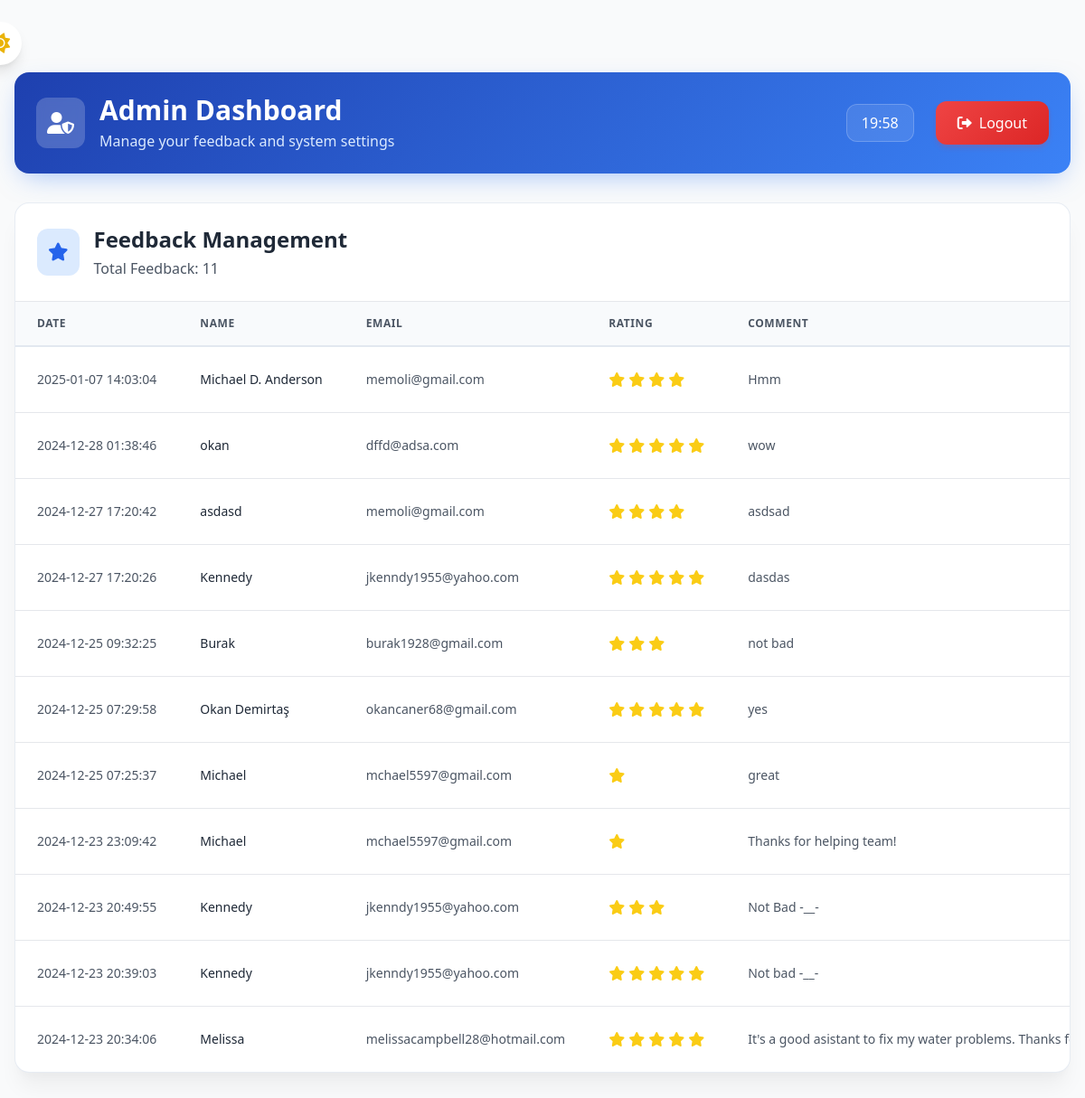
Page /admin (signed in) on the committed database.
### tables this page shows
CREATE TABLE feedback (
            id INTEGER PRIMARY KEY AUTOINCREMENT,
            name TEXT,
            email TEXT,
            rating INTEGER,
            comments TEXT,
            timestamp DATETIME DEFAULT CURRENT_TIMESTAMP,
            status TEXT DEFAULT 'pending'
        );

### app.py (the view)
@app.route('/admin')
@login_required
def admin():
    try:
        if 'user_id' not in session:
            flash('Please log in to access the admin panel.', 'error')
            return redirect(url_for('login'))
        conn = sqlite3.connect('feedback.db')
        c = conn.cursor()
        feedbacks = c.execute('''
            SELECT id, name, email, rating, comments, timestamp
            FROM feedback
            ORDER BY timestamp DESC
        ''').fetchall()
        feedback_list = []
        for f in feedbacks:
            feedback_list.append({
                'id': f[0],
                'name': f[1],
                'email': f[2],
                'rating': f[3],
                'comments': f[4],
                'timestamp': f[5]
            })
        conn.close()
        return render_template('admin.html', feedbacks=feedback_list)
    except Exception as e:
        logger.error(f"Error in admin endpoint: {str(e)}")
        flash('An error occurred while loading the admin panel', 'error')
        return redirect(url_for('index'))

### app.py (called while the page is built)
@app.context_processor
def utility_processor():
    return dict(get_text=get_text)

def login_required(f):
    @wraps(f)
    def decorated_function(*args, **kwargs):
        if 'user_id' not in session:
            flash('Please log in to access this page', 'error')
            return redirect(url_for('login'))
        return f(*args, **kwargs)
    return decorated_function

@app.context_processor
def utility_processor():
    return dict(get_text=get_text)

def generate_csrf_token():
    if 'csrf_token' not in session:
        session['csrf_token'] = secrets.token_hex(32)
    return session['csrf_token']

### templates/admin.html (shortened to what this page needs)
<!DOCTYPE html>
<html lang="en">
<head>
    {% include 'components/head.html' %}
</head>
<body class="min-h-screen bg-gray-50 dark:bg-gray-900">
    {% include 'components/theme-toggle.html' %}
    <div class="container mx-auto px-4 py-8 max-w-7xl">
        <div class="admin-header rounded-2xl p-6 mb-8">
            <div class="flex justify-between items-center">
                <div class="flex items-center space-x-4">
                    <div class="p-3 bg-white bg-opacity-20 rounded-xl backdrop-blur-sm">
                        <i class="fas fa-user-shield text-2xl text-white"></i>
                    </div>
                    <div>
                        <h1 class="text-3xl font-bold text-white mb-1">
                            Admin Dashboard
                        </h1>
                        <p class="text-blue-100">
                            Manage your feedback and system settings
                        </p>
                    </div>
                </div>
                <div class="flex items-center space-x-6">
                    <span id="session-timer" class="session-timer px-4 py-2 rounded-xl"></span>
                    <button onclick="logout()" class="luxury-button text-white px-6 py-3 rounded-xl flex items-center space-x-2">
                        <i class="fas fa-sign-out-alt"></i>
                        <span>Logout</span>
                    </button>
                </div>
            </div>
        </div>
        <div class="feedback-card rounded-2xl overflow-hidden">
            <div class="p-6 border-b border-gray-200 dark:border-gray-700">
                <div class="flex justify-between items-center">
                    <div class="flex items-center space-x-4">
                        <div class="p-3 bg-blue-100 dark:bg-blue-900 rounded-xl">
                            <i class="fas fa-star text-blue-600 dark:text-blue-400 text-xl"></i>
                        </div>
                        <div>
                            <h2 class="text-2xl font-bold text-gray-800 dark:text-white mb-1">
                                Feedback Management
                            </h2>
                            <p class="text-gray-600 dark:text-gray-400">
                                Total Feedback: {{ feedbacks|length }}
                            </p>
                        </div>
                    </div>
                </div>
            </div>
            <div class="overflow-x-auto">
                <table class="w-full">
                    <thead class="table-header">
                        <tr>
                            <th class="px-6 py-4 text-left text-xs font-semibold text-gray-600 dark:text-gray-300 uppercase tracking-wider">Date</th>
                            <th class="px-6 py-4 text-left text-xs font-semibold text-gray-600 dark:text-gray-300 uppercase tracking-wider">Name</th>
                            <th class="px-6 py-4 text-left text-xs font-semibold text-gray-600 dark:text-gray-300 uppercase tracking-wider">Email</th>
                            <th class="px-6 py-4 text-left text-xs font-semibold text-gray-600 dark:text-gray-300 uppercase tracking-wider">Rating</th>
                            <th class="px-6 py-4 text-left text-xs font-semibold text-gray-600 dark:text-gray-300 uppercase tracking-wider">Comment</th>
                        </tr>
                    </thead>
                    <tbody class="divide-y divide-gray-200 dark:divide-gray-700">
                        {% for feedback in feedbacks %}
                        <tr class="table-row">
                            <td class="px-6 py-4 whitespace-nowrap text-sm text-gray-600 dark:text-gray-400">
                                {{ feedback.timestamp }}
                            </td>
                            <td class="px-6 py-4 whitespace-nowrap text-sm font-medium text-gray-800 dark:text-gray-200">
                                {{ feedback.name }}
                            </td>
                            <td class="px-6 py-4 whitespace-nowrap text-sm text-gray-600 dark:text-gray-400">
                                {{ feedback.email }}
                            </td>
                            <td class="px-6 py-4 whitespace-nowrap">
                                <div class="flex space-x-1 text-yellow-400">
                                    {% for i in range(feedback.rating) %}
                                    <i class="fas fa-star"></i>
                                    {% endfor %}
                                </div>
                            </td>
                            <td class="px-6 py-4 text-sm text-gray-600 dark:text-gray-400 max-w-md truncate">
                                {{ feedback.comments }}
                            </td>
                        </tr>
                        {% endfor %}
                    </tbody>
                </table>
            </div>
        </div>
    </div>
</body>
</html>

### templates/components/head.html (shortened to what this page needs)
<script src="https://cdn.tailwindcss.com"></script>
<link href="https://cdnjs.cloudflare.com/ajax/libs/font-awesome/6.0.0/css/all.min.css" rel="stylesheet">
<link href="{{ url_for('static', filename='css/main.css') }}" rel="stylesheet">
<link href="{{ url_for('static', filename='css/theme.css') }}" rel="stylesheet">

### templates/components/theme-toggle.html (shortened to what this page needs)
<button id="theme-toggle" class="fixed top-6 right-6 w-12 h-12 bg-white dark:bg-gray-800 rounded-full flex items-center justify-center shadow-lg transition-all duration-300 hover:scale-110 z-50 relative">
    <i class="fas fa-sun text-xl text-yellow-500 dark:text-yellow-400 transition-transform duration-500 rotate-0 dark:rotate-[360deg] dark:opacity-0 absolute"></i>
</button>

### static/css/main.css (style rules this page uses)
body { min-height: 100vh; background-color: var(--bg-primary); color: var(--text-primary); transition: background-color 0.3s, color 0.3s; }

### static/css/theme.css (style rules this page uses)
html:not(.dark) { color-scheme: light; background-color: #ffffff; }
html { transition: background-color 0.3s ease, color 0.3s ease; }
#theme-toggle { transition: all 0.3s ease; }
#theme-toggle i { transition: all 0.3s ease; transform-origin: center; }
#theme-toggle i.fa-sun { transform: rotate(0deg); font-size: 1.4rem; }

### static/css/themes.css (style rules this page uses)
:root { --primary-light: #3B82F6; --primary-dark: #60A5FA; --bg-light: #F3F4F6; --bg-dark: #1F2937; --text-light: #1F2937; --text-dark: #F9FAFB; --card-light: #FFFFFF; --card-dark: #374151; --border-light: #E5E7EB; --border-dark: #4B5563; --hover-light: #EDF2F7; --hover-dark: #2D3748; }

### templates/admin.html (style rules this page uses)
.admin-header { background: linear-gradient(135deg, #1e40af 0%, #3b82f6 100%); box-shadow: 0 10px 30px -10px rgba(59, 130, 246, 0.5); }
.feedback-card { background: white; border: 1px solid rgba(226, 232, 240, 0.8); box-shadow: 0 20px 25px -5px rgba(0, 0, 0, 0.05), 0 10px 10px -5px rgba(0, 0, 0, 0.02); }
.table-header { background: #f8fafc; border-bottom: 2px solid #e2e8f0; }
.luxury-button { background: linear-gradient(135deg, #ef4444 0%, #dc2626 100%); box-shadow: 0 4px 6px -1px rgba(239, 68, 68, 0.2), 0 2px 4px -1px rgba(239, 68, 68, 0.1); transition: all 0.3s ease; }
.table-row { transition: all 0.2s ease; }
.session-timer { background: rgba(255, 255, 255, 0.1); border: 1px solid rgba(255, 255, 255, 0.2); color: white; }

### templates/components/theme-toggle.html (style rules this page uses)
#theme-toggle { position: relative; overflow: hidden; }
#theme-toggle i { position: absolute; top: 50%; left: 50%; transform: translate(-50%, -50%); transition: all 0.5s ease; }
#theme-toggle i.fa-sun { opacity: 1; transform: translate(-50%, -50%) rotate(0deg); }

### rows in the picture
feedback: timestamp "2025-01-07 14:03:04", name "Michael D. Anderson", email "memoli@gmail.com", rating 4 (drawn), comments "Hmm"
feedback: timestamp "2024-12-28 01:38:46", name "okan", email "dffd@adsa.com", rating 5 (drawn), comments "wow"
feedback: timestamp "2024-12-27 17:20:42", name "asdasd", email "memoli@gmail.com", rating 4 (drawn), comments "asdsad"
feedback: timestamp "2024-12-27 17:20:26", name "Kennedy", email "jkenndy1955@yahoo.com", rating 5 (drawn), comments "dasdas"
feedback: timestamp "2024-12-25 09:32:25", name "Burak", email "burak1928@gmail.com", rating 3 (drawn), comments "not bad"
feedback: timestamp "2024-12-25 07:29:58", name "Okan Demirtaş", email "okancaner68@gmail.com", rating 5 (drawn), comments "yes"
feedback: timestamp "2024-12-25 07:25:37", name "Michael", email "mchael5597@gmail.com", rating 1 (drawn), comments "great"
feedback: timestamp "2024-12-23 23:09:42", name "Michael", email "mchael5597@gmail.com", rating 1 (drawn), comments "Thanks for helping team!"
feedback: timestamp "2024-12-23 20:49:55", name "Kennedy", email "jkenndy1955@yahoo.com", rating 3 (drawn), comments "Not Bad -__-"
feedback: timestamp "2024-12-23 20:39:03", name "Kennedy", email "jkenndy1955@yahoo.com", rating 5 (drawn), comments "Not bad -__-"
feedback: timestamp "2024-12-23 20:34:06", name "Melissa", email "melissacampbell28@hotmail.com", rating 5 (drawn), comments "It's a good asistant to fix my water problems. Thanks for yo…"

### other values in the picture
{{ feedbacks|length }} "11"
